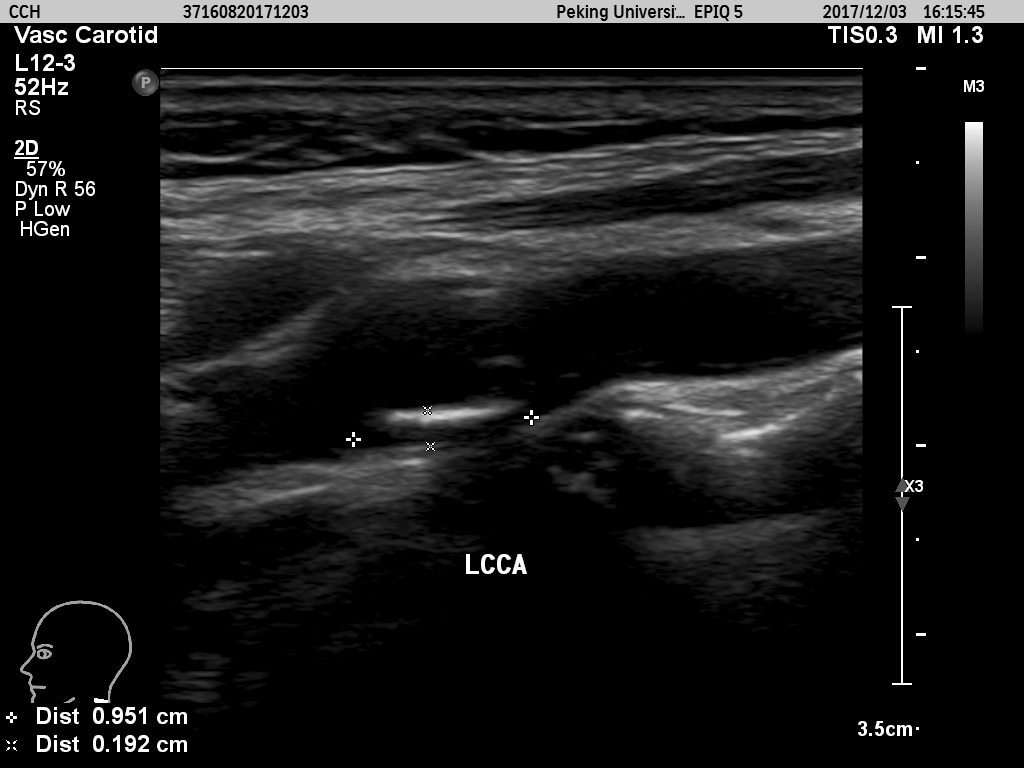
%> input picture 49.bmp, 1024 x 768 px
$ octave two_wall_v4.m   (GNU Octave 9; MATLAB toolbox functions it lacks are replaced by stand-ins)
%> lines starting %> are read from the running program, lines starting %| are printed output that depends on the picture; in (x1, y1, x2, y2) boxes, pixels count from 0 and x2, y2 are one past the last pixel; in counts of white or black regions, pixels touching at a corner belong together; the program's own positions count from 1
### endpoints.m
function g = endpoints(f)

g=zeros(size(f));
for i=2:size(g,1)-1
    for j=2:size(g,2)-1
        nhood=f(i-1:i+1,j-1:j+1);
        if nhood(2,2)==1 && sum(nhood(:))==2
            g(i,j)=1;
        end
    end
end


### intline.m
function [x, y] = intline(x1, x2, y1, y2)
%INTLINE Integer-coordinate line drawing algorithm.
%  [X, Y] = INTLINE(X1, X2, Y1, Y2) computes an
%  approximation to the line segment joining (X1, Y1) and
%  (X2, Y2) with integer coordinates.  X1, X2, Y1, and Y2
%  should be integers.  INTLINE is reversible; that is,
%  INTLINE(X1, X2, Y1, Y2) produces the same results as
%  FLIPUD(INTLINE(X2, X1, Y2, Y1)).

%   Copyright 1993-2002 The MathWorks, Inc.  Used with permission.
%   $Revision: 1.4 $  $Date: 2003/11/21 14:38:20 $

dx = abs(x2 - x1);
dy = abs(y2 - y1);

% Check for degenerate case.
if ((dx == 0) & (dy == 0))
   x = x1;
   y = y1;
  return;
end

flip = 0;
if (dx >= dy)
   if (x1 > x2)
      % Always "draw" from left to right.
      t = x1; x1 = x2; x2 = t;
      t = y1; y1 = y2; y2 = t;
      flip = 1;
   end
   m = (y2 - y1)/(x2 - x1);
   x = (x1:x2).';
   y = round(y1 + m*(x - x1));
else
   if (y1 > y2)
      % Always "draw" from bottom to top.
      t = x1; x1 = x2; x2 = t;
      t = y1; y1 = y2; y2 = t;
      flip = 1;
   end
   m = (x2 - x1)/(y2 - y1);
   y = (y1:y2).';
   x = round(x1 + m*(y - y1));
end

if (flip)
   x = flipud(x);
   y = flipud(y);
end

### two_wall_v4.m
clear;clc
f1=imread('49.bmp');
f1=f1(70:730,206:818);
%> f1: size 661x613 uint8
w=fspecial('average',3);
fa=imfilter(f1,w,'replicate');
T=graythresh(fa);
%> T = 0.157
g=im2bw(fa,T);
%> g: size 661x613 logical; 26.2% white; 74 white regions (27 under 20 px), largest, box (x1, y1, x2, y2) and area: (0, 61, 613, 239) 56835, (315, 289, 613, 410) 17411, (0, 372, 264, 451) 9911
g1=edge(g,'sobel');
%> g1: size 661x613 logical; 4.6% white in thin lines or dots
g1=bwmorph(g1,'thin',inf);
%> g1: size 661x613 logical; 2.7% white in thin lines or dots
[L,num]=bwlabel(g1);
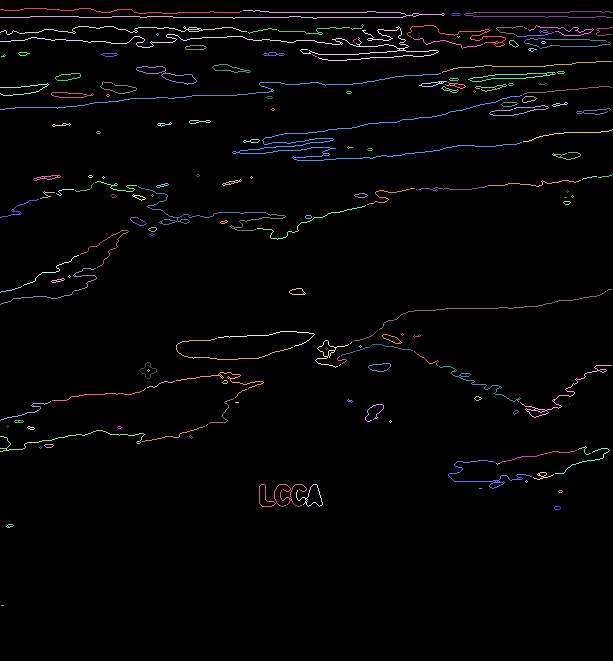
%> L: size 661x613 double; 167 distinct labels, from 0 to 166; one colour per label, 0 black
%> num = 166
len=zeros(num,1);
for i=1:num
    idx{i}=find(L==i);
    len(i)=length(idx{i});
end
%> after the loop, idx = 166 items; len = 166 values, max 873 at index 4, min 1 at index 159, mean 65.86
[sl,id1]=sort(len,'descend');
%> sl = 166 values, max 873 at index 1, min 1 at index 166, mean 65.86; id1 = 166 values, max 166 at index 139, min 1 at index 7, mean 83.5
len_av=mean(len);
%> len_av = 65.86
is_large=sl>=mean(len);
%> is_large = 166 logical values, 49 true
id1_large=id1.*is_large;
%> id1_large = 166 values, max 161 at index 49, min 0 at index 50, mean 22.43
g2=zeros(size(g1));
idx1=cell(sum(is_large),1);
%> idx1 = 49 items
for i=1:length(id1_large)
    if id1_large(i)>0
        g2(idx{id1(i)})=1;
        idx1{i}=idx{id1(i)};
    end
end
%> g2: size 661x613 double; values 0 (black) and 1 (white), 2.1% white in thin lines or dots, all inside (x1, y1, x2, y2) = (0, 8, 613, 507)
ep=endpoints(g2);
%> after the loop in endpoints, `for i=2:size(g,1)-1`:
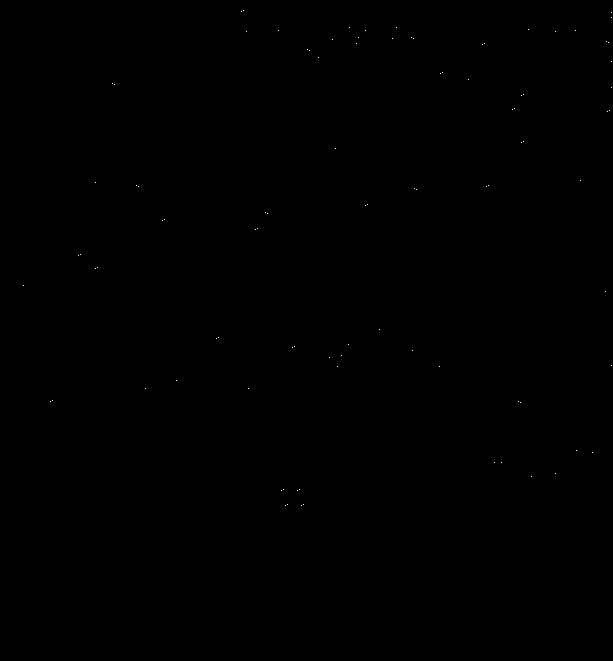
%> g: size 661x613 double; values 0 (black) and 1 (white), 0.02% white in thin lines or dots, all inside (x1, y1, x2, y2) = (23, 10, 612, 506)
[lox,loy]=find(ep==1);
%> lox = 96 values from 11 to 506; loy = 96 values from 24 to 612
for i=1:length(lox)
    t1=lox(i);
    t2=loy(i);
    if ((15<t1) && (t1<size(ep,1)-15) && (15<t2) && (t2<size(ep,2)-15) && (ep(t1,t2)==1))
       patch=ep(t1-15:t1+15,t2-15:t2+15);
       ep(t1,t2)=0;
       patch(16,16)=0;
       [neighx,neighy]=find(patch==1);
       if ~isempty(neighx)
           rx=neighx-16;
           ry=neighy-16;
           [min_d,l]=min(abs(rx)+abs(ry));
           rx=rx(l);
           ry=ry(l);
           locx=t1+rx;
           locy=t2+ry;
           [x,y]=intline(t1,locx,t2,locy);
           for k=1:length(x)
            g2(x(k),y(k))=1;
           end
           for j=1:length(lox)
               if lox(j)==locx && loy(j)==locy;
                   lox(j)=0;
                   loy(j)=0;
               end
           end
       end
   end
end
%> this loop made 96 passes
%> (t1, t2, neighx, neighy, rx, ry, min_d, l) on passes 44, 48, 54: (367, 338, 5, 20, -11, 4, 15, 1), (44, 357, [10; 3], [18; 25], -6, 2, 8, 1), (39, 393, 5, 20, -11, 4, 15, 1)
%> ep: size 661x613 double; values 0 (black) and 1 (white), 0.01% white in thin lines or dots, all inside (x1, y1, x2, y2) = (52, 10, 612, 505)
%> after the loop, locx = 142; locy = 524; lox = 96 values, max 506 at index 30, min 0 at index 3, mean 147.1; loy = 96 values, max 612 at index 92, min 0 at index 3, mean 268.7; rx = -1; x = [143; 143; 142]; y = [522; 523; 524]

g4=zeros(size(g2));
[Lc,numc]=bwlabel(g2);
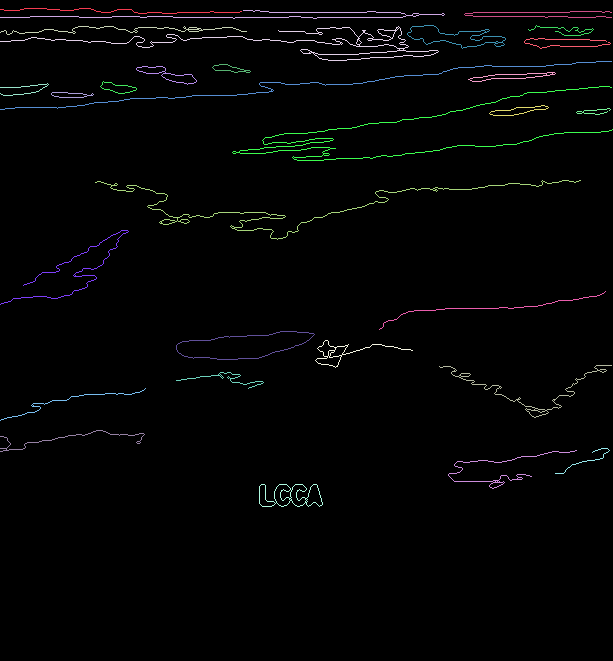
%> Lc: size 661x613 double; 31 distinct labels, from 0 to 30; one colour per label, 0 black
%> numc = 30
idx2=cell(numc,1);
%> idx2 = 30 items
for i=1:numc
    idx2{i}=find(Lc==i);
    [I,J]=ind2sub(size(g1),idx2{i});
    if max(J)-min(J)<0.5*size(g2,2)
        idx2{i}=[];
    end
end
%> this loop made 30 passes
count=1;
for i=1:length(idx2)
    if ~isempty(idx2{i})
        idx3{count}=sub2ind(size(g1),idx2{i});
        count=count+1;
    end
end
%> after the loop, idx3 = 5 items
loc=zeros(length(idx3),1);
for i=1:length(idx3)
    g4(idx3{i})=1;
    [I,J]=ind2sub(size(g1),idx3{i});
    idx3{i}=[I,J];
    loc(i)=mean(I);
    idx3{i}=sub2ind(size(g1),idx3{i}(:,1),idx3{i}(:,2));
end
%> this loop made 5 passes
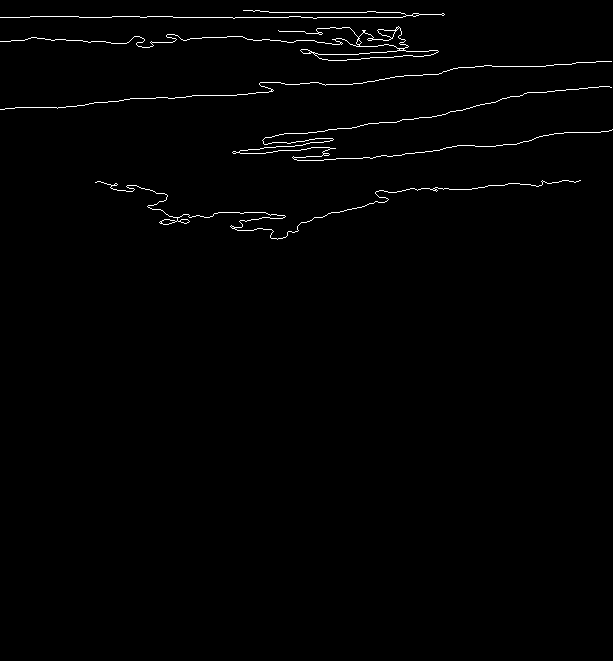
%> g4: size 661x613 double; values 0 (black) and 1 (white), 1% white in thin lines or dots, all inside (x1, y1, x2, y2) = (0, 10, 613, 240)
%> after the loop, loc = [16.21; 43.78; 85.86; 205.9; 135.9]
[sloc,id2]=sort(loc);
%> sloc = [16.21; 43.78; 85.86; 135.9; 205.9]; id2 = [1; 2; 3; 5; 4]
loc_d=diff(sloc);
%> loc_d = [27.58; 42.07; 50; 70]
[sloc_d,id3]=sort(loc_d,'descend');
%> sloc_d = [70; 50; 42.07; 27.58]; id3 = [4; 3; 2; 1]
cou=0;
for i=1:3
   g5=zeros(size(g4));
   g6=zeros(size(g4));
   g7=zeros(size(g4));
   g8=zeros(size(g4));
   g5(idx3{id2(id3(i))})=1;
   g6(idx3{id2(id3(i)+1)})=1;
   for j=1:size(g5,2)
        col_vec_1=g5(:,j);
        m_1=max(col_vec_1);
        if m_1==1
            id5=find(col_vec_1==1);
            g7(max(id5),j)=1;
        end
        col_vec_2=g6(:,j);
        m_2=max(col_vec_2);
        if m_2==1
            id6=find(col_vec_2==1);
            g8(min(id6),j)=1;
        end
    end
    g9=g7|g8;
    [r1,c1]=find(g7==1);
    [r2,c2]=find(g8==1);
    cmin=max(min(c1),min(c2));
    cmax=min(max(c1),max(c2));
    num_g=0;
    gray=0;
    for k=cmin:cmax
        num_g=num_g+find(g8(:,k)==1)-find(g7(:,k)==1);
        gray=gray+sum(f1(find(g7(:,k)==1):find(g8(:,k)==1),k));
    end
    avg=gray/num_g;
    if avg<40
        break;
    end
    cou=cou+1;
end
%> this loop made 3 passes
%> (cmin, cmax, avg) on passes 1 to 3: (233, 581, 72.94), (233, 612, 73.7), (1, 439, 16.7)
%> g5: size 661x613 double; values 0 (black) and 1 (white), 0.25% white in thin lines or dots, all inside (x1, y1, x2, y2) = (0, 26, 439, 61)
%> g6: size 661x613 double; values 0 (black) and 1 (white), 0.16% white in thin lines or dots, all inside (x1, y1, x2, y2) = (0, 61, 612, 110)
%> g7: size 661x613 double; values 0 (black) and 1 (white), 0.11% white in thin lines or dots, all inside (x1, y1, x2, y2) = (0, 35, 439, 61)
%> after the loop, cou = 2; id5 = 52; id6 = 62
if cou==3 || sloc_d(i)<60
    g5=zeros(size(g4));
    g7=zeros(size(g4));
    g5(idx3{id2(length(idx3))})=1;
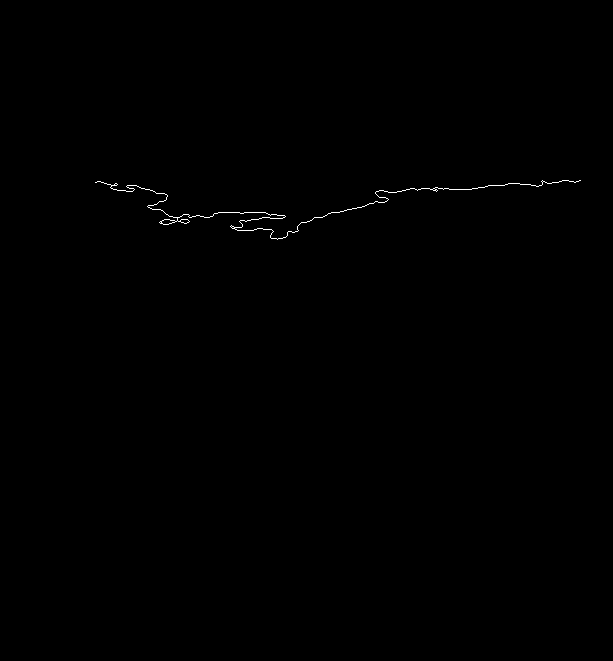
%> g5: size 661x613 double; values 0 (black) and 1 (white), 0.2% white in thin lines or dots, all inside (x1, y1, x2, y2) = (95, 180, 581, 240)
    for j=1:size(g5,2)
        col_vec_1=g5(:,j);
        m_1=max(col_vec_1);
        if m_1==1
            id5=find(col_vec_1==1);
            g7(max(id5),j)=1;
        end
    end
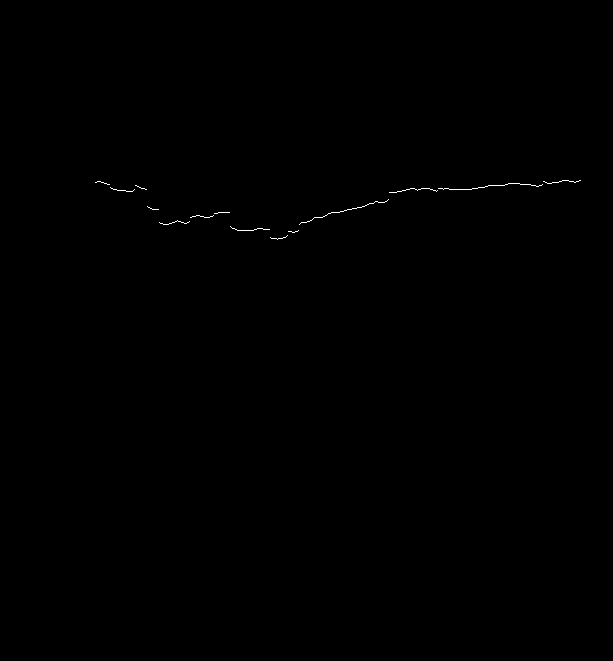
%> g7: size 661x613 double; values 0 (black) and 1 (white), 0.12% white in thin lines or dots, all inside (x1, y1, x2, y2) = (95, 180, 581, 240)
    [r1,c1]=find(g7==1);
    r2=[];
    c2=[];
end

imshow(f1);
hold on
plot(c1,r1,'r');
plot(c2,r2,'r');
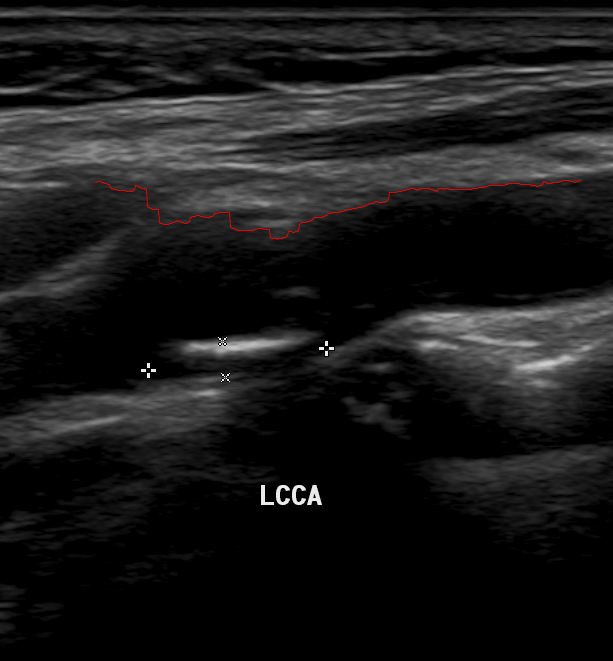
%> figure redrawn from the program's plot data

$ run again, with 10.bmp copied over 49.bmp
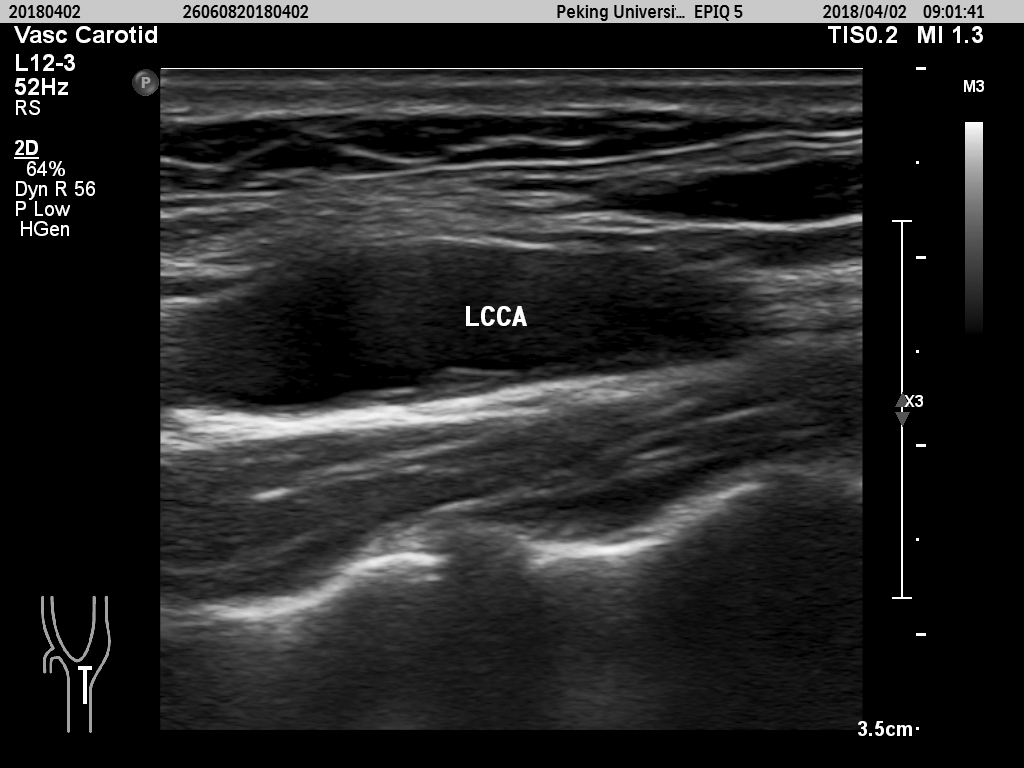
%> input picture 10.bmp, 1024 x 768 px
%> T = 0.271
%> L: size 661x613 double; 197 distinct labels, from 0 to 196
%> num = 196
%> after the loop `for i=1:num`: idx = 196 items; len = 196 values, max 1362 at index 74, min 1 at index 18, mean 72.59
%> sl = 196 values, max 1362 at index 1, min 1 at index 194, mean 72.59; id1 = 196 values, max 196 at index 193, min 1 at index 137, mean 98.5
%> len_av = 72.59
%> is_large = 196 logical values, 41 true
%> id1_large = 196 values, max 186 at index 39, min 0 at index 42, mean 20.67
%> idx1 = 41 items
%> after the loop `for i=1:length(id1_large)`:
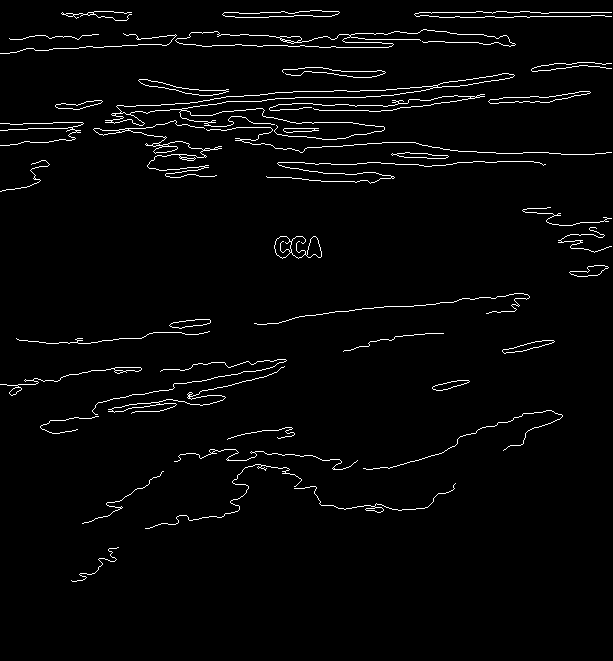
%> g2: size 661x613 double; values 0 (black) and 1 (white), 2.6% white in thin lines or dots, all inside (x1, y1, x2, y2) = (0, 10, 612, 582)
%> `[lox,loy]=find(ep==1);`: lox = 105 values from 13 to 581; loy = 105 values from 10 to 612
%> the loop `for i=1:length(lox)` made 105 passes
%> (t1, t2, neighx, neighy, rx, ry, min_d, l) on passes 11, 13, 34, 35, 41: (133, 81, 14, 16, -2, 0, 2, 1), (341, 83, 14, 16, -2, 0, 2, 1), (129, 205, [13; 17; 8; 10], [16; 18; 27; 27], -3, 0, 3, 1), (130, 207, [12; 7; 9], [14; 25; 25], -4, -2, 6, 1), (176, 217, 8, 8, -8, -8, 16, 1)
%> after the loop `for i=1:length(lox)`: l = 2; locx = 218; locy = 604; lox = 105 values, max 581 at index 5, min 0 at index 9, mean 166.9; loy = 105 values, max 612 at index 99, min 0 at index 9, mean 202; min_d = 18; neighx = [30; 5; 9; 6]; neighy = [2; 23; 28; 31]; rx = -11; ry = 7; x = [229; 228; 227; 226; 225; 224; 223; 222; 221; 220; 219; 218]; y = [597; 598; 598; 599; 600; 600; 601; 601; 602; 603; 603; 604]
%> Lc: size 661x613 double; 34 distinct labels, from 0 to 33
%> numc = 33
%> idx2 = 33 items
%> the loop `for i=1:numc` made 33 passes
%> the loop `for i=1:length(idx2)` made 33 passes
%> after the loop `for i=1:length(idx2)`: idx3 = 4 items
%> the loop `for i=1:length(idx3)` made 4 passes
%> after the loop `for i=1:length(idx3)`: loc = [454.6; 125.5; 498.6; 40.5]
%> sloc = [40.5; 125.5; 454.6; 498.6]; id2 = [4; 2; 1; 3]
%> loc_d = [85.01; 329; 44.06]
%> sloc_d = [329; 85.01; 44.06]; id3 = [2; 1; 3]
%> the loop `for i=1:3` made 2 passes
%> (cmin, cmax, avg) on passes 1 to 2: (94, 563, 47.04), (176, 516, 22.52)
%> after the loop `for i=1:3`: cou = 1; id5 = 45; id6 = 153
%> `plot(c2,r2,'r');`:
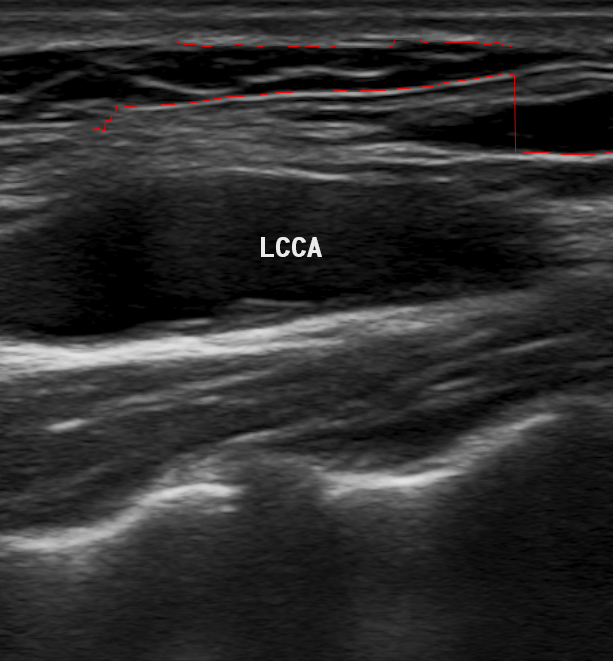
%> figure redrawn from the program's plot data
